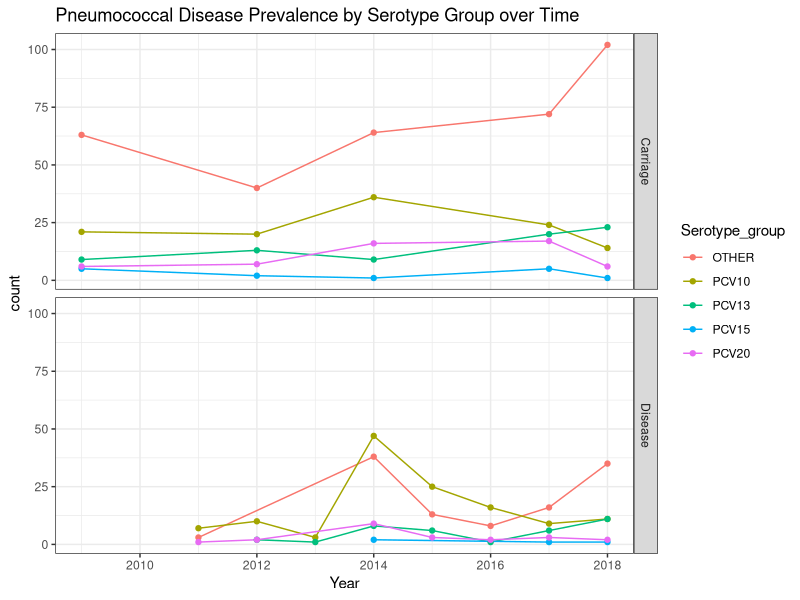

This chart was generated by the following R code:
library(tidyverse)
nepal <- read.csv("nepal.csv")
nepal_gps <- read.csv("nepal_gps.csv")
pcv10_serotypes <- c('1', '4', '5', '6B', '7F', '9V', '14', '18C', '19F', '23F')
pcv13_serotypes <- c('3', '6A', '19A')
pcv15_serotypes <- c('22F', '33F')
pcv20_serotypes <- c('8', '10A', '11A', '12F', '15B')

serotypes_all <- unique(nepal_gps$In_silico_serotype)
non_vaccine_serotypes <- setdiff(serotypes_all, pcv10_serotypes)
non_vaccine_serotypes <- non_vaccine_serotypes[non_vaccine_serotypes != "ALTERNATIVE_ALIB_NT"
                                               & non_vaccine_serotypes != "COVERAGE TOO LOW" 
                                               & non_vaccine_serotypes != "SWISS_NT"]

nepal_shortened <- nepal_gps[, c("Year", "Clinical_manifestation", "In_silico_serotype")]

nepal_shortened$Serotype_group <- ifelse(
  nepal_shortened$In_silico_serotype %in% pcv10_serotypes, "PCV10",
  ifelse(nepal_shortened$In_silico_serotype %in% pcv13_serotypes, "PCV13",
  ifelse(nepal_shortened$In_silico_serotype %in% pcv15_serotypes, "PCV15",
  ifelse(nepal_shortened$In_silico_serotype %in% pcv20_serotypes, "PCV20",
  "OTHER"))))
View(nepal_shortened)

# breaking up data by year, serotype, and clinical manifestation
# excludes sparse data: clinical_manifestation
nepal_serotype_counts <- nepal_shortened %>%
  filter(Year >= 2009) %>%
  mutate(Disease_Status = ifelse(Clinical_manifestation == "CARRIAGE", "Carriage", "Disease")) %>%
  group_by(Year, Disease_Status, Serotype_group) %>%
  summarise(count = n(), .groups = "drop") %>%
  group_by(Disease_Status)

# carriage, meningitis, pneumonia plot over time - most prevalent. 
# no meningitis obs after 2013
ggplot(data=nepal_serotype_counts, aes(x=Year, y=count, color=Serotype_group)) +
  geom_line()+
  geom_point()+
  facet_grid(Disease_Status ~ .)+
  labs(title="Pneumococcal Disease Prevalence by Serotype Group over Time")+
  theme_bw()
